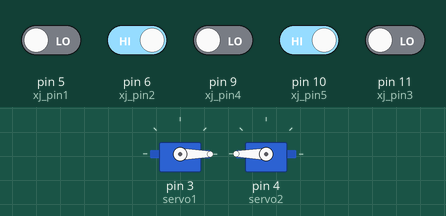
Simulated run of this sketch. Board: Arduino Uno, built with avr-gcc and run on an emulated ATmega328P. Parts: 2 × servo. Inputs (shaded band) come from the test bench; at power-on: pin 6 (xj_pin2), pin 10 (xj_pin5) HIGH, pin 5 (xj_pin1), pin 9 (xj_pin4), pin 11 (xj_pin3) LOW.

Above: at 1.8 s.
1.9 s: pin 10 (xj_pin5) driven LOW
At 2.7 s:
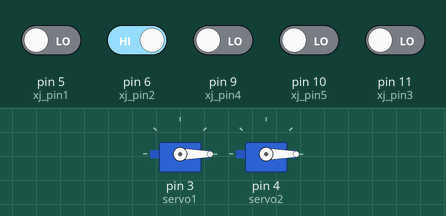
4.9 s: pin 5 (xj_pin1) driven HIGH
At 5.9 s:
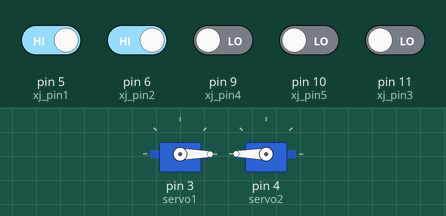
6.4 s: pin 6 (xj_pin2) driven LOW
At 7.5 s:
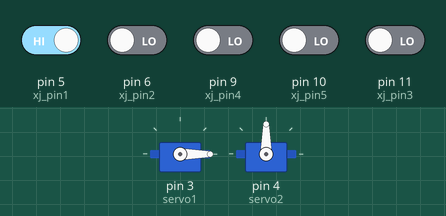
9.4 s: pin 5 (xj_pin1) driven LOW
At 10.5 s:
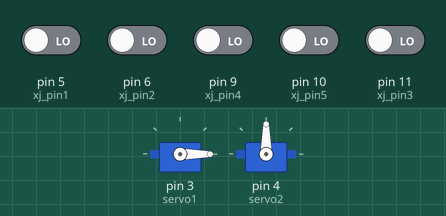
12.4 s: pin 11 (xj_pin3) driven HIGH
At 13.0 s:
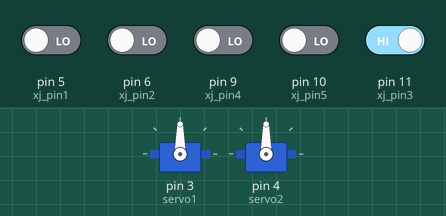
15.4 s: pin 5 (xj_pin1) driven HIGH and pin 6 (xj_pin2) driven HIGH
Timing chart, 0 to 18.6 s (numbered marks = the images above; inputs shaded):
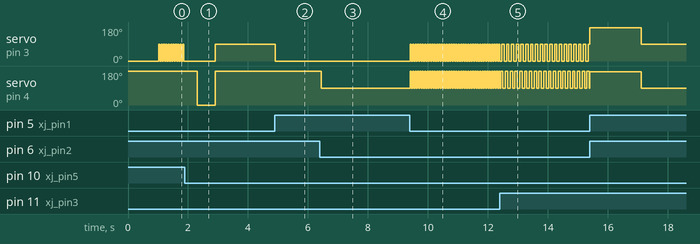

The sketch:

test3.ino
```cpp
#include <Servo.h>

Servo servo1;
Servo servo2;

int xj_pin1 = 5;
int xj_pin2 = 6;
int xj_pin3 = 11;
int xj_pin4 = 9;
int xj_pin5 = 10;

int xj_val1;
int xj_val2;
int xj_val3;
int xj_val4;
int xj_val5;

void qian()
{
  servo1.write(0);
  servo2.write(180);
}

void qianyp()
{
  servo1.write(90);
  servo2.write(180);
}

void qianzp()
{
  servo1.write(0);
  servo2.write(90);
}

void youz()
{
  servo1.write(180);
  servo2.write(180);
}

void zuoz()
{
  servo1.write(0);
  servo2.write(0);
}

void hou()
{
  servo1.write(180);
  servo2.write(0);
}

void houzp()
{
  servo1.write(90);
  servo2.write(0);
}

void houyp()
{
  servo1.write(180);
  servo2.write(90);
}

void tingzhi()
{
  servo1.write(90);
  servo2.write(90);
}

void banyun_init()
{
  xj_val1=digitalRead(xj_pin1);
  xj_val2=digitalRead(xj_pin2);
  xj_val3=digitalRead(xj_pin3);
  xj_val4=digitalRead(xj_pin4);
  xj_val5=digitalRead(xj_pin5);
}

void chufa()
{
  qian();
  delay(1000);
}

void xj_qian()
{
  if((xj_val1&xj_val2)|(!xj_val3))
  {
    qian();
  }

  if((!xj_val1)|xj_val3)
  {
    qianyp();
  }

  if((!xj_val2)|xj_val3)
  {
    qianzp();
  }
}

void xj_hou()
{
  if((xj_val1&xj_val2)|(!xj_val3))
  {
    hou();
  }

  if((!xj_val1)|xj_val3)
  {
    houyp();
  }

  if((!xj_val2)|xj_val3)
  {
    houzp();
  }
}

void zuoz_45()
{
  zuoz();
  delay(280);
}

void zuoz_90()
{
  zuoz();
  delay(560);
}

void zuoz_135()
{
  zuoz();
  delay(840);
}

void youz_45()
{
  youz();
  delay(280);
}

void youz_90()
{
  youz();
  delay(560);
}

void youz_135()
{
  youz();
  delay(840);
}

void zhuan_180()
{
  servo1.write(177);
  servo2.write(177);
  delay(1700);
}

void zhongdian()
{
  while(1)
  {
    xj_val1=digitalRead(xj_pin1);
    xj_val2=digitalRead(xj_pin2);
    xj_val3=digitalRead(xj_pin3);
    xj_val4=digitalRead(xj_pin4);
    xj_val5=digitalRead(xj_pin5);

    if(xj_val4|xj_val5)
    {
       xj_qian();
    }
    else
    {
      qian();
      delay(400);
      break;
    }
  }
/*  if((!xj_val4)&(!xj_val5))
  {
    qian();
    delay(200);
    tingzhi();
  }*/
}

void banyun()
{
    while(1)
  {
    xj_val1=digitalRead(xj_pin1);
    xj_val2=digitalRead(xj_pin2);
    xj_val3=digitalRead(xj_pin3);
    xj_val4=digitalRead(xj_pin4);
    xj_val5=digitalRead(xj_pin5);

    if(xj_val1&xj_val2&xj_val3)
    {
       tingzhi();
       break;
    }
    else
    {
      xj_qian();
    }
  }
}

void hui_zhong()
{
  while(1)
  {
    xj_val1=digitalRead(xj_pin1);
    xj_val2=digitalRead(xj_pin2);
    xj_val3=digitalRead(xj_pin3);
    xj_val4=digitalRead(xj_pin4);
    xj_val5=digitalRead(xj_pin5);
  }
}

void tui_yellow()
{
  while(1)
  {
    xj_val1=digitalRead(xj_pin1);
    xj_val2=digitalRead(xj_pin2);
    xj_val3=digitalRead(xj_pin3);
    xj_val4=digitalRead(xj_pin4);
    xj_val5=digitalRead(xj_pin5);

    if(xj_val1&xj_val2&xj_val3)
    {
       qian();
       delay(200);
    }
    else
    {
      xj_qian();
      if(!xj_val5)
      {
        qian();
        delay(100);
      }
    }
  }
}

/*void zhitui()
{
  while(1)
  {
    xj_val1=digitalRead(xj_pin1);
    xj_val2=digitalRead(xj_pin2);
    xj_val3=digitalRead(xj_pin3);
    xj_val4=digitalRead(xj_pin4);
    xj_val5=digitalRead(xj_pin5);

    if(xj_val1&xj_val2&xj_val3)
    {
       qian();
       delay(200);

    }
    else
    {
      xj_qian();
      if()
    }
  }
}*/

void setup()
{
  servo1.attach(3);
  servo2.attach(4);
  pinMode(xj_pin1,INPUT);
  pinMode(xj_pin2,INPUT);
  pinMode(xj_pin3,INPUT);
  pinMode(xj_pin4,INPUT);
  pinMode(xj_pin5,INPUT);

  qian();
  delay(1000);

//  while(xj_val4|xj_val5)
//  {
//    xj_qian();
//  }
//  qian();
//  delay(200);
  zhongdian();
  zuoz_90();
  banyun();
  zhuan_180();
  tingzhi();
}

void loop()
{
//  banyun_init();
/*  qian();
  delay(1000);
  while(xj_val4|xj_val5)
  {
    xj_qian();
  }
  qian();
  delay(200);*/


//  xj_qian();
//  delay(5000);
//  chufa();
//  xj_qian();
//  zhongdian();
//  zuoz_90();
//  tingzhi();
//  delay(5000);
//  xj_val1=digitalRead(xj_pin1);
//  xj_val2=digitalRead(xj_pin2);
//  xj_val3=digitalRead(xj_pin3);
//  xj_val4=digitalRead(xj_pin4);
//  xj_val5=digitalRead(xj_pin5);

//  qian();
//  delay(800);
//  while(1)
//  {
//    xj_qian();
//  }
//  qian();
//  delay(200);
//  qian();
//  qianzp();
//  qianyp();
//  zuoz();
//  youz();
//  hou();
//  houzp();
//  houyp();
//  tingzhi();
/*  if((xj_val1&xj_val2)|(!xj_val3))
  {
    qian();
  }

  if((!xj_val1)|xj_val3)
  {
    qianyp();
  }

  if((!xj_val2)|xj_val3)
  {
    qianzp();
  }*/

}
```

Measured:
- after the input at 1.9 s, servo on pin 4 (servo2): 180° → 0° after 0.40 s, → 180° 0.60 s later
- after the input at 4.9 s, servo on pin 3 (servo1): 90° → 0° at once
- after the input at 6.4 s, servo on pin 4 (servo2): 180° → 90° at once
- after the input at 9.4 s, servo on pin 3 (servo1): alternates 90° for 0.04 s and 0° for 0.04 s, starting at once; servo on pin 4 (servo2): alternates 180° for 0.04 s and 90° for 0.04 s, starting at once
- after the input at 12.4 s, servo on pin 3 (servo1): alternates 90° for 0.08 s and 0° for 0.08 s, starting after 0.14 s; servo on pin 4 (servo2): alternates 180° for 0.08 s and 90° for 0.08 s, starting after 0.18 s
